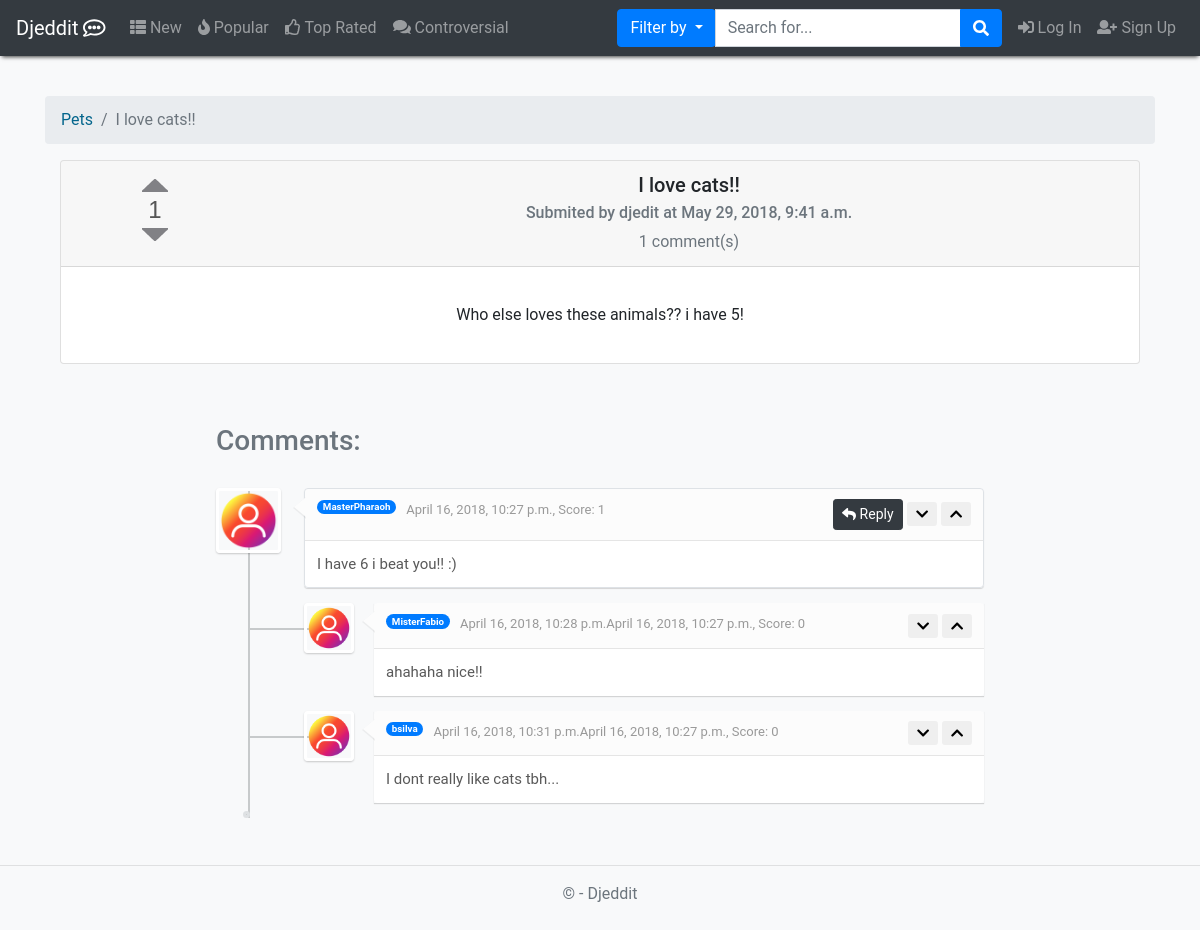
/topic/Pets/post/3/, run on the app's committed database.
### app/models.py (models this page shows, shortened)
class Post(models.Model):
    topic = models.ForeignKey(Topic, on_delete=models.CASCADE)
    title = models.CharField(max_length=120, blank=False)  # campo obrigatório
    content = models.CharField(max_length=100000, blank=False)
    clicks = models.IntegerField(blank=False, default=0)
    userUpVotesPost = models.ManyToManyField(Profile, related_name='post_user_up', blank=True)
    userDownVotesPost = models.ManyToManyField(Profile, related_name='post_user_down', blank=True)
    userSaved = models.ManyToManyField(Profile, blank=True, related_name='user_post_saved')
    userHidden = models.ManyToManyField(Profile, blank=True, related_name='user_post_hidden')
    date = models.DateTimeField(auto_now=True)
    userOP = models.ForeignKey(User, on_delete=models.CASCADE)
    nComments = models.IntegerField(default=0, validators=[MinValueValidator(0)])

class Comment(models.Model):
    user = models.ForeignKey(User, on_delete=models.CASCADE)
    post = models.ForeignKey(Post, on_delete=models.CASCADE)
    date = models.DateTimeField(auto_now=True)
    userUpVotesComments = models.ManyToManyField(Profile, related_name='comment_user_up',
                                                 blank=True)
    userDownVotesComments = models.ManyToManyField(Profile, related_name='comment_user_down',
                                                   blank=True)
    text = models.CharField(max_length=10000, blank=False)
    reply = models.ForeignKey("self", null=True, blank=True, related_name='replies',
                              on_delete=models.CASCADE)
    nReplies = models.IntegerField(default=0)

class Profile(models.Model):
    GENDER_CHOICES = (
        ('M', 'Male'),
        ('F', 'Female'),
        ('N', 'None')
    )
    user = models.OneToOneField(User, on_delete=models.CASCADE)
    user_details = models.CharField(max_length=200, blank=True)
    birth_date = models.DateField(null=True, blank=True)
    registration_date = models.DateField(null=False, default=datetime.now)
    user_picture = models.ImageField(upload_to='user_data/pictures/',
                                     default='user_data/pictures/pic.png',
                                     blank=True)
    gender = models.CharField(max_length=1, choices=GENDER_CHOICES, default='N')
    subscriptions = models.ManyToManyField(Topic, blank=True)
    PRIVACY_CHOICES = (
        ('N', 'No One'),
        ('F', 'Friends'),
        ('E', 'Everybody')
    )
    profile_info_permission = models.CharField(max_length=1, choices=PRIVACY_CHOICES, default='F')
    profile_friends_permission = models.CharField(max_length=1, choices=PRIVACY_CHOICES, default='F')
    profile_topics_permission = models.CharField(max_length=1, choices=PRIVACY_CHOICES, default='F')
    profile_posts_permission = models.CharField(max_length=1, choices=PRIVACY_CHOICES, default='F')
    profile_comments_permission = models.CharField(max_length=1, choices=PRIVACY_CHOICES, default='F')

### app/views.py (the view)
# urls.py: path('topic/<str:topicName>/post/<int:postID>/', views.postPage, name="post"),
def postPage(request, topicName, postID):
    post = Post.objects.get(id=postID)
    post.clicks += 1
    post.save()
    if request.method == 'POST':
        form = CommentOnPost(request.POST)
        if form.is_valid():
            try:
                comment_id = int(request.POST.get('comment_id'))
            except:
                comment_id = None  # not a reply
            text = form.cleaned_data["comment"]
            if not comment_id == None:
                c = Comment(user=request.user, post=post, date=datetime.now(),
                            text=text, reply=Comment.objects.get(id=comment_id))
            else:
                c = Comment(user=request.user, post=post, date=datetime.now(),
                            text=text, reply=None)
                post.nComments += 1
                post.save()
            c.save()
            form = CommentOnPost()  # clear fields
            text = ""
            return render(request, 'post.html', {"post": post,
                                                 "comments": Comment.objects.filter(post__id=postID),
                                                 "topicName": topicName, 'form': form})
    else:
        form = CommentOnPost()
    if post is None:
        return custom_redirect('search', q=post)
    else:
        comments = Comment.objects.filter(post__id=postID)
        tparams = {
            "post": post,
            "topicName": topicName,
            "comments": comments,
            'form': form
        }
    return render(request, "post.html", tparams)

### templates/post.html (shortened to what this page needs)
{% extends 'layout.html' %}
{% block styles %}
    <link rel="stylesheet" type="text/css" href="/static/content/comments.css">
    <link rel="stylesheet" type="text/css" href="/static/content/jquery.upvote.css">
{% endblock %}
{% load app_extras %}
{% block content %}
    <nav aria-label="breadcrumb">
        <ol class="breadcrumb">
            <li class="breadcrumb-item"><a href="{% url "topic"  topicName=topicName %}">{{ topicName }}</a></li>
            <li class="breadcrumb-item active" aria-current="page">{{ post.title }}</li>
        </ol>
    </nav>
        <div class="container">
            <div class="card text-center">
                <div class="card-header">
                    <div class="row">
                        <div class="col-2">
                            <div id="topic" class="upvote">
                                <a id="upvote_post" class="upvote{% if request.user.profile in post.userUpVotesPost.all %} upvote-on {% endif %}"
                                   {% if user.is_authenticated %} onclick="upvote_post({{ post.id }})"
                                   {% else %} data-toggle="tooltip" data-placement="top"
                                    data-original-title="You must be logged in to upvote a post. Please login or create an account first." aria-describedby="tooltip" {% endif %}
                                   style="cursor: pointer;"></a>
                                <span id="post_score" class="count">{{ post.userUpVotesPost.count|subtract:post.userDownVotesPost.count }}</span>
                                <a id="downvote_post" class="downvote{% if request.user.profile in post.userDownVotesPost.all %} downvote-on {% endif %}"
                                   {% if user.is_authenticated %}onclick="downvote_post({{ post.id }})"
                                   {% else %} data-toggle="tooltip" data-placement="bottom"
                                   data-original-title="You must be logged in to upvote a post. Please login or create an account first." aria-describedby="tooltip" {% endif %}style="cursor: pointer;"></a>
                            </div>
                        </div>
                        <div class="col-10">
                            <h5 class="card-title">{{ post.title }}</h5>
                            <h6 class="card-subtitle mb-2 text-muted">Submited by {{ post.userOP.username }} at {{ post.date }}</h6>
                            <h7 class="card-subtitle mb-3 text-muted"> {{ post.nComments }} comment(s) </h7>
                        </div>
                    </div>
                </div>
                <div class="card-body">
                    <p class="card-text">{{ post.content|linebreaks }}</p>
                </div>
                {% if user.is_authenticated %}
                            {% load social_share %}
                            {% url "post" topicName=post.topic.name postID=post.id as relative_url %}
                {% endif %}
            </div>
        </div>
    <div class="row">
        <div class="comments-container">
            <h3 class="text-centert text-muted">Comments: </h3>
            <ul id="comments-list" class="comments-list">
                {% for comment in comments %}
                    {% if comment.reply == None %}
                        <li>
                            <div class="comment-main-level">
                                <div class="comment-avatar">
                                    <img src="{{ MEDIA_URL }}{{ comment.user.profile.user_picture }}" alt="">
                                </div>
                                <div class="comment-box border rounded">
                                    <div class="comment-head">
                                        {% if comment.user.username == post.userOP.username %}
                                            <span style="padding-right: 10px">
                                                <a class="badge badge-pill badge-dark" href="{% url 'user' username=comment.user.username %}">{{ comment.user.username }}</a>
                                            </span>
                                        {% else %}
                                            <span style="padding-right: 10px">
                                                <a class="badge badge-pill badge-primary" href="{% url 'user' username=comment.user.username %}">{{ comment.user.username }}
                                                </a>
                                            </span>
                                        {% endif %}
                                        <span> {{ comment.date }}, Score: <p style="display:inline" id="score_{{ comment.id }}">{{ comment.userUpVotesComments.count|subtract:comment.userDownVotesComments.count }}</p></span>
                                        <div class="btn-group-sm float-right" role="group" aria-label="...">
                                            <button class="btn btn-dark btn-sm" {% if user.is_authenticated %} onclick="myFunction({{ comment.id }})"
                                                {% else %}data-toggle="tooltip" data-placement="top" data-original-title="You must be logged in to reply to a comment. Please loggin or create an account."
                                                    aria-describedby="tooltip" {% endif %}>
                                                <i class="fas fa-reply"></i> Reply
                                            </button>
                                            <button id="downvote_comment_{{ comment.id }}" {% if user.is_authenticated %} onclick="downvote_comment({{ comment.id }})"
                                            {% else %} data-toggle="tooltip" data-placement="bottom" data-original-title="You must be logged in to downvote a comment. Please loggin or create an account." aria-describedby="tooltip"{% endif %}
                                                    class="btn {% if request.user.profile in comment.userDownVotesComments.all %} btn-danger {% endif %}">
                                                <i class="fa fa-chevron-down"></i>
                                            </button>
                                            <button id="upvote_comment_{{ comment.id }}" {% if user.is_authenticated %} onclick="upvote_comment({{ comment.id }})"
                                            {% else %}data-toggle="tooltip" data-placement="top" data-original-title="You must be logged in to upvote a comment. Please loggin or create an account." aria-describedby="tooltip"{% endif %}
                                                    class="btn {% if request.user.profile in comment.userUpVotesComments.all %} btn-success {% endif %}">
                                                <i class="fa fa-chevron-up"></i>
                                            </button>
                                        </div>
                                    </div>
                                    <div class="comment-content">
                                        {{ comment.text }}
                                    </div>
                                </div>
                            </div>
                            {% for reply in comment.replies.all %}
                                <ul class="comments-list reply-list">
                                    <li>
                                        <div class="comment-avatar">
                                            <img src="{{ MEDIA_URL }}{{ reply.user.profile.user_picture }}" alt="">
                                        </div>
                                        <div class="comment-box">
                                            <div class="comment-head">
                                                {% if reply.user.username == post.userOP.username %}
                                            <span style="padding-right: 10px">
                                                <a class="badge badge-pill badge-dark" href="{% url 'user' username=reply.user.username %}">{{ reply.user.username }}</a>
                                            </span>
                                            {% else %}
                                            <span style="padding-right: 10px">
                                                <a class="badge badge-pill badge-primary" href="{% url 'user' username=reply.user.username %}">{{ reply.user.username }}
                                                </a>
                                            </span>
                                            {% endif %}
                                                <span>{{ reply.date }}</span>
                                                <span> {{ comment.date }}, Score: <p style="display:inline" id="score_{{ reply.id }}">{{ reply.userUpVotesComments.count|subtract:reply.userDownVotesComments.count }}</p></span>
                                            <div class="btn-group-sm float-right" role="group" aria-label="...">
                                                <button id="downvote_comment_{{ reply.id }}" {% if user.is_authenticated %} onclick="downvote_comment({{ reply.id }})"
                                                {% else %} data-toggle="tooltip" data-placement="bottom" data-original-title="You must be logged in to downvote a reply. Please loggin or create an account."
                                                {% endif %} class="btn {% if request.user.profile in reply.userDownVotesComments.all %} btn-danger {% endif %}">
                                                    <i class="fa fa-chevron-down"></i>
                                                </button>
                                                <button id="upvote_comment_{{ reply.id }}" {% if user.is_authenticated %} onclick="upvote_comment({{ reply.id }})"
                                                {% else %}data-toggle="tooltip" data-placement="top" data-original-title="You must be logged in to upvote a reply. Please loggin or create an account."
                                                {% endif %} class="btn {% if request.user.profile in reply.userUpVotesComments.all %} btn-success {% endif %}">
                                                    <i class="fa fa-chevron-up"></i>
                                                </button>
                                            </div>
                                            </div>
                                            <div class="comment-content">
                                                {{ reply.text }}
                                            </div>
                                        </div>
                                    </li>
                                </ul>
                            {% endfor %}
                        </li>
                    {% endif %}
                {% endfor %}
            </ul>
        </div>
    </div>
{% endblock %}

### data on the page
Post: topic "Pets", title "I love cats!!", userUpVotesPost.count|subtract "1", userOP.username "djedit", date "May 29, 2018, 9:41 a.m.", nComments "1", content "Who else loves these animals?? i have 5!"
Comment: user.profile.user_picture (picture), user.username "MasterPharaoh", date "April 16, 2018, 10:27 p.m.", userUpVotesComments.count|subtract "1", text "I have 6 i beat you!! :)"
Comment: user.profile.user_picture (picture), user.username "MisterFabio", date "April 16, 2018, 10:28 p.m.", userUpVotesComments.count|subtract "0", text "ahahaha nice!!"
Comment: user.profile.user_picture (picture), user.username "bsilva", date "April 16, 2018, 10:31 p.m.", userUpVotesComments.count|subtract "0", text "I dont really like cats tbh..."
